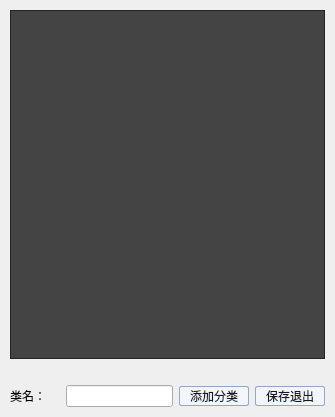
<?xml version="1.0" encoding="UTF-8"?>
<ui version="4.0">
 <class>Syurui_Manager</class>
 <widget class="QWidget" name="Syurui_Manager">
  <property name="geometry">
   <rect>
    <x>0</x>
    <y>0</y>
    <width>335</width>
    <height>417</height>
   </rect>
  </property>
  <property name="windowTitle">
   <string>Syurui_Manager</string>
  </property>
  <property name="styleSheet">
   <string notr="true"/>
  </property>
  <layout class="QVBoxLayout" name="verticalLayout_2">
   <property name="spacing">
    <number>0</number>
   </property>
   <property name="leftMargin">
    <number>0</number>
   </property>
   <property name="topMargin">
    <number>0</number>
   </property>
   <property name="rightMargin">
    <number>0</number>
   </property>
   <property name="bottomMargin">
    <number>0</number>
   </property>
   <item>
    <widget class="QWidget" name="widget" native="true">
     <layout class="QVBoxLayout" name="verticalLayout_3">
      <property name="spacing">
       <number>6</number>
      </property>
      <property name="leftMargin">
       <number>10</number>
      </property>
      <property name="topMargin">
       <number>10</number>
      </property>
      <property name="rightMargin">
       <number>10</number>
      </property>
      <property name="bottomMargin">
       <number>10</number>
      </property>
      <item>
       <layout class="QVBoxLayout" name="verticalLayout">
        <item>
         <widget class="QTableWidget" name="tableWidget">
          <property name="styleSheet">
           <string notr="true">QTableWidget{
color:#DCDCDC;
background:#444444;
border:1px solid #242424;
alternate-background-color:#525252;
gridline-color:#242424;
}
QTableWidget::item:selected{
color:#DCDCDC;
background:qlineargradient(spread:pad,x1:0,y1:0,x2:0,y2:1,stop:0 #484848,stop:1 #383838);
}
QTableWidget::item:hover{
background:#5B5B5B;
}
QHeaderView::section{
text-align:center;
background:#5E5E5E;
padding:3px;
margin:0px;
color:#DCDCDC;
border:1px solid #242424;
border-left-width:0;
}
QScrollBar:vertical{
background:#484848;
padding:0px;
border-radius:6px;
max-width:12px;
}
QScrollBar::handle:vertical{
background:#CCCCCC;
}
QScrollBar::handle:hover:vertical,QScrollBar::handle:pressed:vertical{
background:#A7A7A7;
}
QScrollBar::sub-page:vertical{
background:444444;
}
QScrollBar::add-page:vertical{
background:5B5B5B;
}
QScrollBar::add-line:vertical{
background:none;
}
QScrollBar::sub-line:vertical{
background:none;
}</string>
          </property>
         </widget>
        </item>
        <item>
         <widget class="QLabel" name="L_message">
          <property name="text">
           <string/>
          </property>
          <property name="alignment">
           <set>Qt::AlignCenter</set>
          </property>
         </widget>
        </item>
        <item>
         <layout class="QHBoxLayout" name="horizontalLayout">
          <item>
           <widget class="QLabel" name="L_syurui_name">
            <property name="minimumSize">
             <size>
              <width>50</width>
              <height>20</height>
             </size>
            </property>
            <property name="maximumSize">
             <size>
              <width>50</width>
              <height>20</height>
             </size>
            </property>
            <property name="styleSheet">
             <string notr="true"/>
            </property>
            <property name="text">
             <string>类名：</string>
            </property>
           </widget>
          </item>
          <item>
           <widget class="QLineEdit" name="LE_syurui_name">
            <property name="styleSheet">
             <string notr="true"/>
            </property>
           </widget>
          </item>
          <item>
           <widget class="QPushButton" name="PB_add_syurui">
            <property name="minimumSize">
             <size>
              <width>70</width>
              <height>20</height>
             </size>
            </property>
            <property name="maximumSize">
             <size>
              <width>70</width>
              <height>20</height>
             </size>
            </property>
            <property name="styleSheet">
             <string notr="true">width: 74px;
height: 21px;
background: #F3F7FD;
border: 1px solid #92A8C6;
border-radius: 2px;

font-size: 12px;
font-family: Microsoft YaHei;
font-weight: 400;
color: #1A1A1A;
line-height: 60px;</string>
            </property>
            <property name="text">
             <string>添加分类</string>
            </property>
           </widget>
          </item>
          <item>
           <widget class="QPushButton" name="PB_quit">
            <property name="minimumSize">
             <size>
              <width>70</width>
              <height>20</height>
             </size>
            </property>
            <property name="maximumSize">
             <size>
              <width>70</width>
              <height>20</height>
             </size>
            </property>
            <property name="styleSheet">
             <string notr="true">width: 74px;
height: 21px;
background: #F3F7FD;
border: 1px solid #92A8C6;
border-radius: 2px;

font-size: 12px;
font-family: Microsoft YaHei;
font-weight: 400;
color: #1A1A1A;
line-height: 60px;</string>
            </property>
            <property name="text">
             <string>保存退出</string>
            </property>
           </widget>
          </item>
         </layout>
        </item>
       </layout>
      </item>
     </layout>
    </widget>
   </item>
  </layout>
 </widget>
 <layoutdefault spacing="6" margin="11"/>
 <resources>
  <include location="page_preview.qrc"/>
 </resources>
 <connections/>
</ui>
